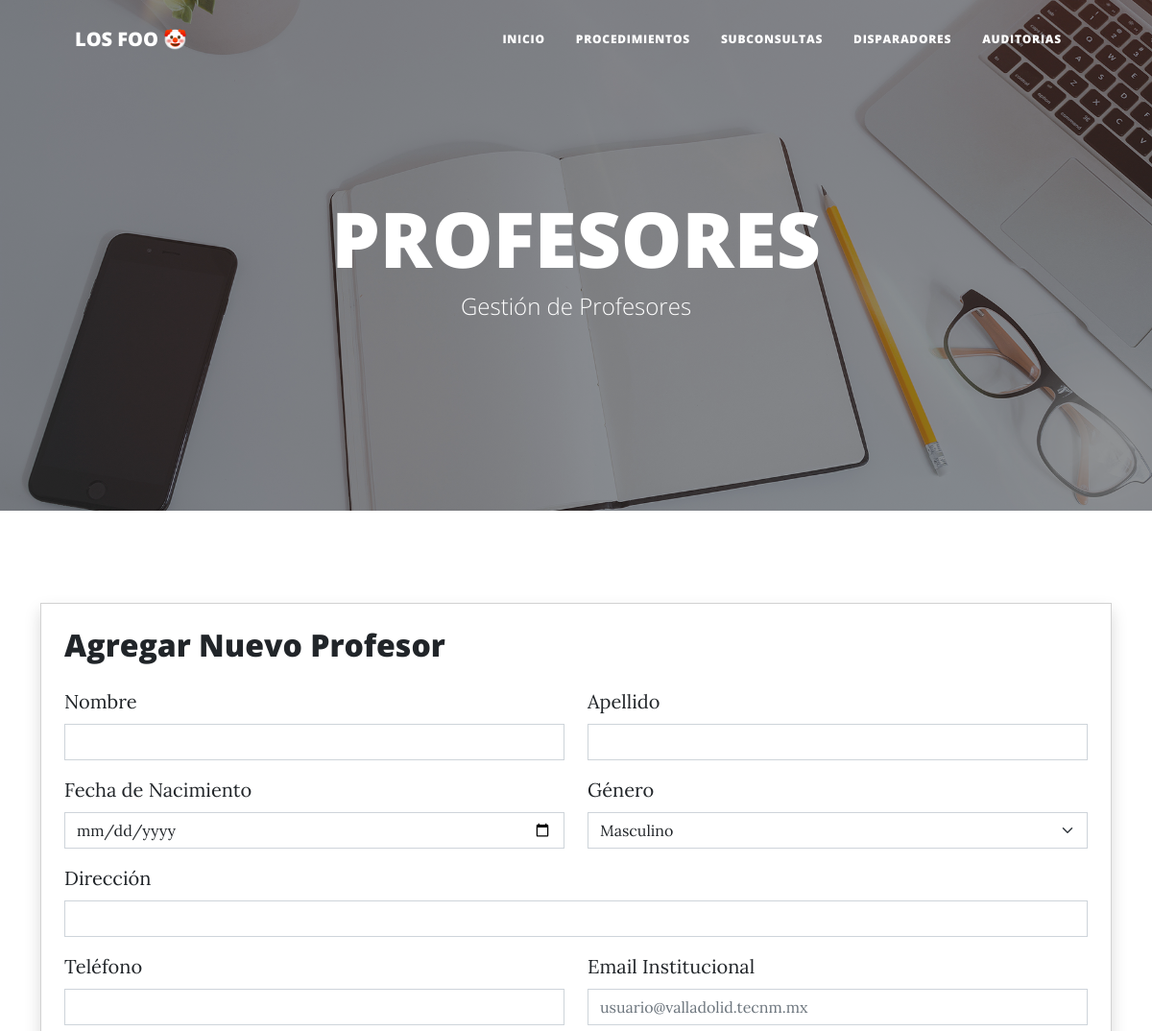
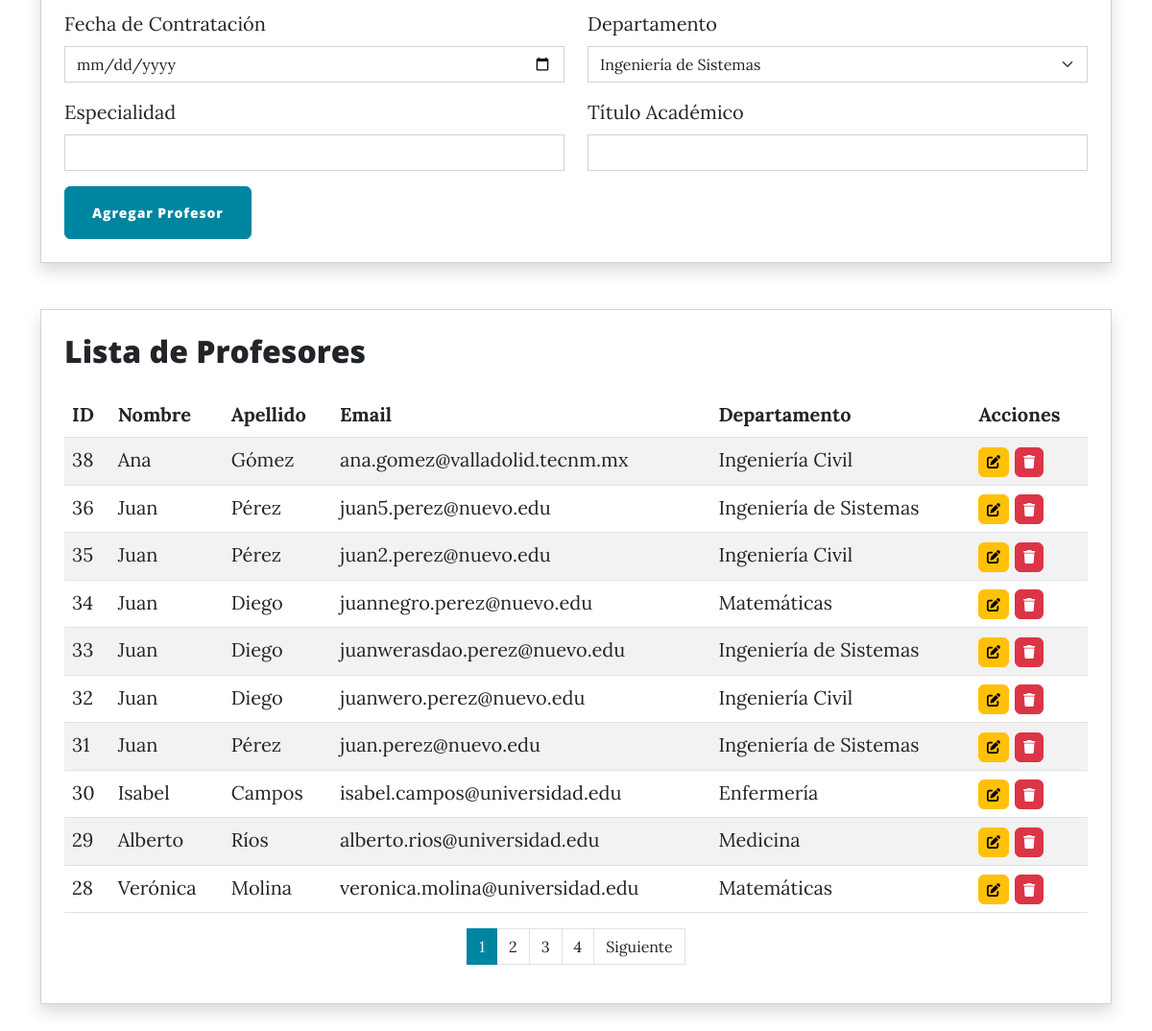
/disparadores/estudiantes_profesores/profesores.php, run on the app's committed database (2 pictures, top to bottom).
### tables this page shows
CREATE TABLE IF NOT EXISTS `profesores` (
  `profesor_id` int NOT NULL AUTO_INCREMENT,
  `nombre` varchar(50) NOT NULL,
  `apellido` varchar(50) NOT NULL,
  `fecha_nacimiento` date DEFAULT NULL,
  `genero` enum('M','F','O') DEFAULT NULL,
  `direccion` varchar(200) DEFAULT NULL,
  `telefono` varchar(20) DEFAULT NULL,
  `email` varchar(100) DEFAULT NULL,
  `fecha_contratacion` date DEFAULT NULL,
  `especialidad` varchar(100) DEFAULT NULL,
  `titulo_academico` varchar(100) DEFAULT NULL,
  `departamento_id` int DEFAULT NULL,
  PRIMARY KEY (`profesor_id`),
  UNIQUE KEY `email` (`email`),
  KEY `departamento_id` (`departamento_id`)
);

CREATE TABLE IF NOT EXISTS `departamentos` (
  `departamento_id` int NOT NULL AUTO_INCREMENT,
  `nombre` varchar(100) NOT NULL,
  `facultad_id` int NOT NULL,
  `fecha_creacion` date DEFAULT NULL,
  `jefe_departamento_id` int DEFAULT NULL,
  PRIMARY KEY (`departamento_id`),
  KEY `facultad_id` (`facultad_id`),
  KEY `jefe_departamento_id` (`jefe_departamento_id`)
);

### disparadores/estudiantes_profesores/profesores.php (the view, shortened to what this page needs)
<?php
require_once __DIR__ . '/../../config/conexion.php';
$total_profesores = $conn->query("SELECT COUNT(*) AS total FROM profesores")->fetch_assoc()['total'];
$profesores_por_pagina = 10;
$total_paginas = ceil($total_profesores / $profesores_por_pagina);
$pagina_actual = isset($_GET['pagina']) ? (int)$_GET['pagina'] : 1;
$pagina_actual = max(1, min($pagina_actual, $total_paginas));
$offset = ($pagina_actual - 1) * $profesores_por_pagina;
$profesores = $conn->query("SELECT p.*, d.nombre AS departamento FROM profesores p LEFT JOIN departamentos d ON p.departamento_id = d.departamento_id ORDER BY p.profesor_id DESC LIMIT $offset, $profesores_por_pagina");
$departamentos = $conn->query("SELECT * FROM departamentos");
?>
<!DOCTYPE html>
<html lang="en">
<head>
    <link href="../../css/styles.css" rel="stylesheet" />
</head>
<body>
    <nav class="navbar navbar-expand-lg navbar-light" id="mainNav">
        <div class="container px-4 px-lg-5">
            <a class="navbar-brand" href="../../index.php">LOS FOO 🤡</a>
            <div class="collapse navbar-collapse" id="navbarResponsive">
                <ul class="navbar-nav ms-auto py-4 py-lg-0">
                    <li class="nav-item"><a class="nav-link px-lg-3 py-3 py-lg-4" href="../../index.php">Inicio</a></li>
                    <li class="nav-item"><a class="nav-link px-lg-3 py-3 py-lg-4" href="../../Procedimientos/Procedimientos.php">Procedimientos</a></li>
                    <li class="nav-item"><a class="nav-link px-lg-3 py-3 py-lg-4" href="../../subconsultas/subconsultas.php">Subconsultas</a></li>
                    <li class="nav-item"><a class="nav-link px-lg-3 py-3 py-lg-4" href="../disparadores.php">Disparadores</a></li>
                    <li class="nav-item"><a class="nav-link px-lg-3 py-3 py-lg-4" href="../../auditorias/auditorias.php">Auditorias</a></li>
                </ul>
            </div>
        </div>
    </nav>
    <header class="masthead" style="background-image: url('../../assets/img/home-bg.jpg')">
        <div class="container position-relative px-4 px-lg-5">
            <div class="row gx-4 gx-lg-5 justify-content-center">
                <div class="col-md-10 col-lg-8 col-xl-7">
                    <div class="site-heading">
                        <h1>PROFESORES</h1>
                        <span class="subheading">Gestión de Profesores</span>
                    </div>
                </div>
            </div>
        </div>
    </header>
    <div class="container py-5">
        <div class="row justify-content-center mb-5">
            <div class="col">
                <div class="card shadow p-4">
                    <h2 class="mb-4">Agregar Nuevo Profesor</h2>
                    <form method="POST">
                        <div class="row">
                            <div class="col-md-6 mb-3">
                                <label for="nombre" class="form-label">Nombre</label>
                                <input type="text" class="form-control" id="nombre" name="nombre" required>
                            </div>
                            <div class="col-md-6 mb-3">
                                <label for="apellido" class="form-label">Apellido</label>
                                <input type="text" class="form-control" id="apellido" name="apellido" required>
                            </div>
                        </div>
                        <div class="row">
                            <div class="col-md-6 mb-3">
                                <label for="fecha_nacimiento" class="form-label">Fecha de Nacimiento</label>
                                <input type="date" class="form-control" id="fecha_nacimiento" name="fecha_nacimiento">
                            </div>
                            <div class="col-md-6 mb-3">
                                <label for="genero" class="form-label">Género</label>
                                <select class="form-select" id="genero" name="genero">
                                    <option value="M">Masculino</option>
                                </select>
                            </div>
                        </div>
                        <div class="mb-3">
                            <label for="direccion" class="form-label">Dirección</label>
                            <input type="text" class="form-control" id="direccion" name="direccion">
                        </div>
                        <div class="row">
                            <div class="col-md-6 mb-3">
                                <label for="telefono" class="form-label">Teléfono</label>
                                <input type="text" class="form-control" id="telefono" name="telefono">
                            </div>
                            <div class="col-md-6 mb-3">
                                <label for="email" class="form-label">Email Institucional</label>
                                <input type="email" class="form-control" id="email" name="email" required placeholder="usuario@valladolid.tecnm.mx">
                            </div>
                        </div>
                        <div class="row">
                            <div class="col-md-6 mb-3">
                                <label for="fecha_contratacion" class="form-label">Fecha de Contratación</label>
                                <input type="date" class="form-control" id="fecha_contratacion" name="fecha_contratacion">
                            </div>
                            <div class="col-md-6 mb-3">
                                <label for="departamento_id" class="form-label">Departamento</label>
                                <select class="form-select" id="departamento_id" name="departamento_id">
                                    <?php while ($departamento = $departamentos->fetch_assoc()): ?>
                                        <option value="<?= $departamento['departamento_id'] ?>"><?= $departamento['nombre'] ?></option>
                                    <?php endwhile; ?>
                                </select>
                            </div>
                        </div>
                        <div class="row">
                            <div class="col-md-6 mb-3">
                                <label for="especialidad" class="form-label">Especialidad</label>
                                <input type="text" class="form-control" id="especialidad" name="especialidad">
                            </div>
                            <div class="col-md-6 mb-3">
                                <label for="titulo_academico" class="form-label">Título Académico</label>
                                <input type="text" class="form-control" id="titulo_academico" name="titulo_academico">
                            </div>
                        </div>
                        <button type="submit" class="btn btn-primary rounded" name="agregar_profesor">Agregar Profesor</button>
                    </form>
                </div>
            </div>
        </div>
        <div class="row justify-content-center">
            <div class="col">
                <div class="card shadow p-4">
                    <h2 class="mb-4">Lista de Profesores</h2>
                    <div class="table-responsive">
                        <table class="table table-striped">
                            <thead>
                                <tr>
                                    <th>ID</th>
                                    <th>Nombre</th>
                                    <th>Apellido</th>
                                    <th>Email</th>
                                    <th>Departamento</th>
                                    <th>Acciones</th>
                                </tr>
                            </thead>
                            <tbody>
                                <?php while ($profesor = $profesores->fetch_assoc()): ?>
                                    <tr>
                                        <td><?= $profesor['profesor_id'] ?></td>
                                        <td><?= $profesor['nombre'] ?></td>
                                        <td><?= $profesor['apellido'] ?></td>
                                        <td><?= $profesor['email'] ?></td>
                                        <td><?= $profesor['departamento'] ?? 'Sin departamento' ?></td>
                                        <td>
                                            <button type="button" class="btn btn-sm btn-warning rounded" data-bs-toggle="modal" data-bs-target="#editarProfesorModal<?= $profesor['profesor_id'] ?>">
                                                <i class="fas fa-edit"></i>
                                            </button>
                                            <form method="POST" style="display: inline;">
                                                <button type="submit" class="btn btn-sm btn-danger rounded" name="eliminar_profesor" onclick="return confirm('¿Estás seguro de eliminar este profesor?')">
                                                    <i class="fas fa-trash"></i>
                                                </button>
                                            </form>
                                        </td>
                                    </tr>
                                <?php endwhile; ?>
                            </tbody>
                        </table>
                    </div>
                    <nav>
                        <ul class="pagination justify-content-center">
                            <?php for ($i = 1; $i <= $total_paginas; $i++): ?>
                                <li class="page-item <?= $i === $pagina_actual ? 'active' : '' ?>">
                                    <a class="page-link" href="?pagina=<?= $i ?>"><?= $i ?></a>
                                </li>
                            <?php endfor; ?>
                            <?php if ($pagina_actual < $total_paginas): ?>
                                <li class="page-item">
                                    <a class="page-link" href="?pagina=<?= $pagina_actual + 1 ?>">Siguiente</a>
                                </li>
                            <?php endif; ?>
                        </ul>
                    </nav>
                </div>
            </div>
        </div>
    </div>
</body>
</html>

### data on the page
profesores: profesor_id "38", nombre "Ana", apellido "Gómez", email "ana.gomez@valladolid.tecnm.mx", departamento.nombre "Ingeniería Civil"
profesores: profesor_id "36", nombre "Juan", apellido "Pérez", email "juan5.perez@nuevo.edu", departamento.nombre "Ingeniería de Sistemas"
profesores: profesor_id "35", nombre "Juan", apellido "Pérez", email "juan2.perez@nuevo.edu", departamento.nombre "Ingeniería Civil"
profesores: profesor_id "34", nombre "Juan", apellido "Diego", email "juannegro.perez@nuevo.edu", departamento.nombre "Matemáticas"
profesores: profesor_id "33", nombre "Juan", apellido "Diego", email "juanwerasdao.perez@nuevo.edu", departamento.nombre "Ingeniería de Sistemas"
profesores: profesor_id "32", nombre "Juan", apellido "Diego", email "juanwero.perez@nuevo.edu", departamento.nombre "Ingeniería Civil"
profesores: profesor_id "31", nombre "Juan", apellido "Pérez", email "juan.perez@nuevo.edu", departamento.nombre "Ingeniería de Sistemas"
profesores: profesor_id "30", nombre "Isabel", apellido "Campos", email "isabel.campos@universidad.edu", departamento.nombre "Enfermería"
profesores: profesor_id "29", nombre "Alberto", apellido "Ríos", email "alberto.rios@universidad.edu", departamento.nombre "Medicina"
profesores: profesor_id "28", nombre "Verónica", apellido "Molina", email "veronica.molina@universidad.edu", departamento.nombre "Matemáticas"

### other printed values
form field departamento_id "Ingeniería de Sistemas"
